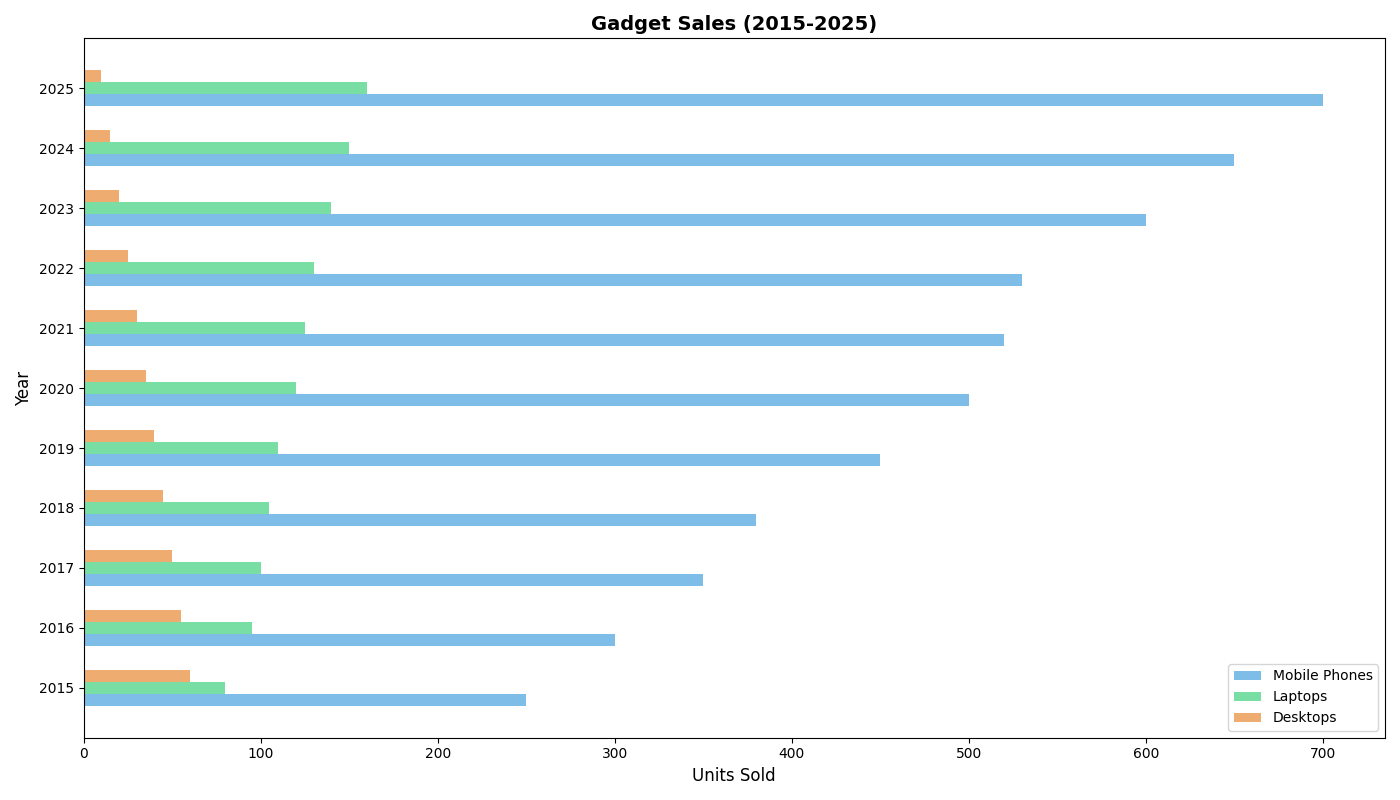

Source code (Python):
import matplotlib.pyplot as plt
import numpy as np

years = np.arange(2015, 2026)

mobile_phones = [250, 300, 350, 380, 450, 500, 520, 530, 600, 650, 700]
laptops = [80, 95, 100, 105, 110, 120, 125, 130, 140, 150, 160]
desktops = [60, 55, 50, 45, 40, 35, 30, 25, 20, 15, 10]

fig, ax = plt.subplots(figsize=(14, 8))

bar_height = 0.2
years_shifted = np.arange(len(years))

ax.barh(years_shifted - bar_height, mobile_phones, height=bar_height, color='#5DADE2', alpha=0.8, label='Mobile Phones')
ax.barh(years_shifted, laptops, height=bar_height, color='#58D68D', alpha=0.8, label='Laptops')
ax.barh(years_shifted + bar_height, desktops, height=bar_height, color='#EB984E', alpha=0.8, label='Desktops')

ax.set_title('Gadget Sales (2015-2025)', fontsize=14, fontweight='bold')
ax.set_xlabel('Units Sold', fontsize=12)
ax.set_ylabel('Year', fontsize=12)
ax.set_yticks(years_shifted)
ax.set_yticklabels(years)
ax.legend()

plt.tight_layout()
plt.show()
